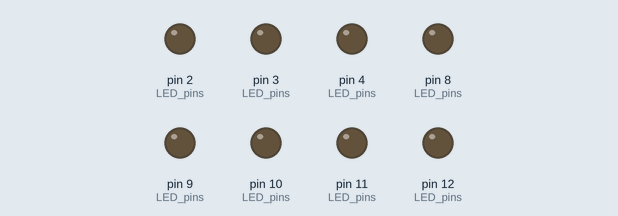
A sketch run on a simulated Arduino Uno, built with avr-gcc and run on an emulated ATmega328P. Parts: output pins drawn as LEDs (lit = HIGH).

Above: at 0.5 s.
At 2.2 s:
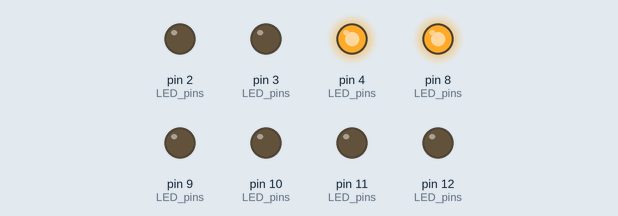
At 5.6 s:
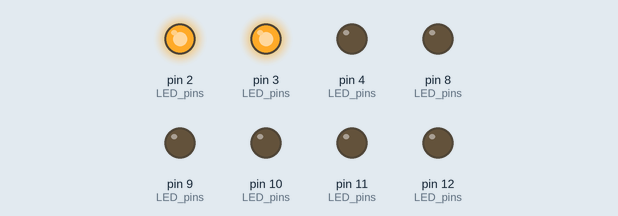
At 7.3 s:
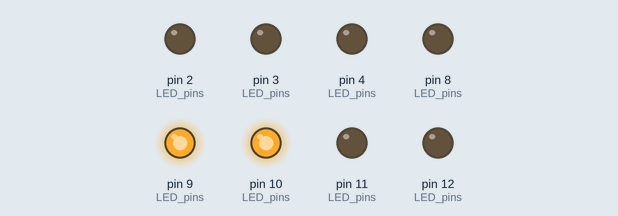
At 9.8 s:
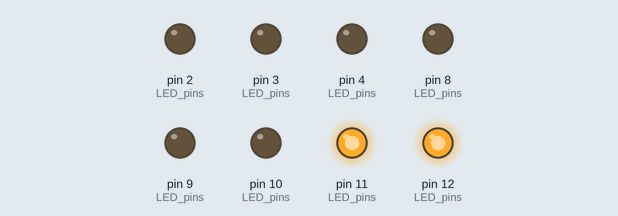
At 12.5 s:
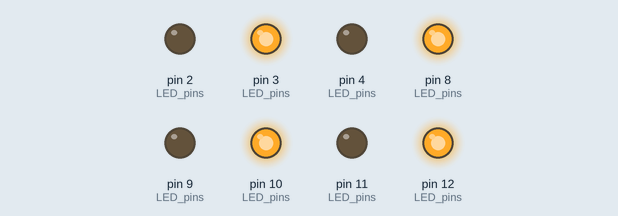
Timing chart, 0 to 15.9 s (numbered marks = the images above):
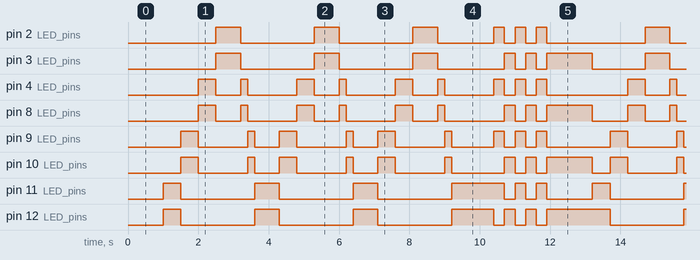

Measured:
- by itself, pin 3 (LED_pins): repeats every 12.2 s: 2 × (LOW 2.1 s, HIGH 0.70 s), LOW 1.9 s, 2 × (HIGH 0.30 s, LOW 0.30 s), HIGH 1.3 s, LOW 1.5 s, HIGH 0.70 s
- by itself, pin 2 (LED_pins): repeats every 12.2 s: 2 × (LOW 2.1 s, HIGH 0.70 s), LOW 1.6 s, 2 × (HIGH 0.30 s, LOW 0.30 s), HIGH 0.30 s, LOW 2.8 s, HIGH 0.70 s
- by itself, everything shown: repeats every 12.2 s, in 25 steps

The sketch:

Arduino_8_Channel_LED_Sequencer.ino
```cpp
#include "LED.h"

int const LED_pins[8]={2,3,4,8,9,10,11,12};
int const No_of_LED = 8;

LED led(8,LED_pins);

void setup()
{
  Serial.begin(9600);
}
void loop()
{
//  led.BlinkAll(500);
  delay(1000);
  for (int i = 0 ; i < 3 ; i ++)
  {
  led.RightToLeft(2,500);
  led.LeftToRight(2,200);
  }
  delay(1000);
  for (int i = 0 ; i < 3; i ++)
  {
  led.BlinkAlternate(300);
  }
}
```

LED.cpp
```cpp
#include <Arduino.h>
#include "LED.h"

LED::LED(int channel, int* a){
  _channel = channel;
  for(int i = 0 ; i < channel; i ++)
  {
    _pins[i] = a[i] ;
    pinMode(_pins[i],OUTPUT);
  }
}
void LED :: BlinkAll(int delay_ms)
{
   for (int i = 0 ; i<_channel;i++)
   {
    digitalWrite(_pins[i],HIGH);
   }
   delay(delay_ms);
   for (int i = 0 ; i<_channel;i++)
   {
    digitalWrite(_pins[i],LOW);
   }
   delay(delay_ms);
}
void LED :: LeftToRight(int numberofLEDs, int delay_ms)
{
//  Setting All the LED to LOW on Start
  for(int i =0 ;i<_channel; i++)
  {
    digitalWrite(_pins[i], LOW);
  }
//  looping within the given LED channel limit -Steps of LED progress
  for(int i = 0 ;i<_channel; i =i+numberofLEDs)
  {
    for(int k =0 ;k<_channel; k++)
   {
    digitalWrite(_pins[k], LOW);
   }
//  Setting given numberof LEDs to glow on each step
    for (int j=i; j< (i+numberofLEDs) ;j++)
    {
    digitalWrite(_pins[j], HIGH);
    }
    delay(delay_ms);
  }
}
void LED :: RightToLeft(int numberofLEDs,int delay_ms)
{
    for(int i =_channel-1 ;i>=0; i--)
  {
    digitalWrite(_pins[i], LOW);
  }
  for(int i = _channel-1 ;i>=0; i=i-numberofLEDs )
  {
    for(int k =0 ;k<_channel; k++)
   {
    digitalWrite(_pins[k], LOW);
   }
   for (int j = i ; j > (i-numberofLEDs); j--)
   {
    digitalWrite(_pins[j], HIGH);
   }
    delay(delay_ms);
  }
}
void LED :: BlinkAlternate(int delay_ms)
{
  for (int i= 0 ; i < _channel;i ++)
  {
    digitalWrite(_pins[i], LOW);
  }
  for (int i = 0 ; i < _channel;i ++)
  {
    if (i % 2 == 0)
    {
      digitalWrite(_pins[i],HIGH);
    }
  }
  delay(delay_ms);
  for (int i=0 ; i < _channel;i ++)
  {
    digitalWrite(_pins[i], LOW);
  }
  for (int i = 0 ; i < _channel;i ++)
  {
    if (i % 2 != 0)
    {
      digitalWrite(_pins[i],HIGH);
    }
  }
  delay(delay_ms);
}
```

LED.h
```cpp
#ifndef LED_h
#define LED_h

#include <Arduino.h>

class LED
{
public:
  LED(int channel, int* pins);
  void BlinkAll(int delay_ms);
  void LeftToRight(int numberofLEDs, int delay_ms);
  void RightToLeft(int numberofLEDs, int delay_ms);
  void BlinkAlternate(int delay_ms);
private:
  int _channel;
  int _pins[16];
};

#endif
```
